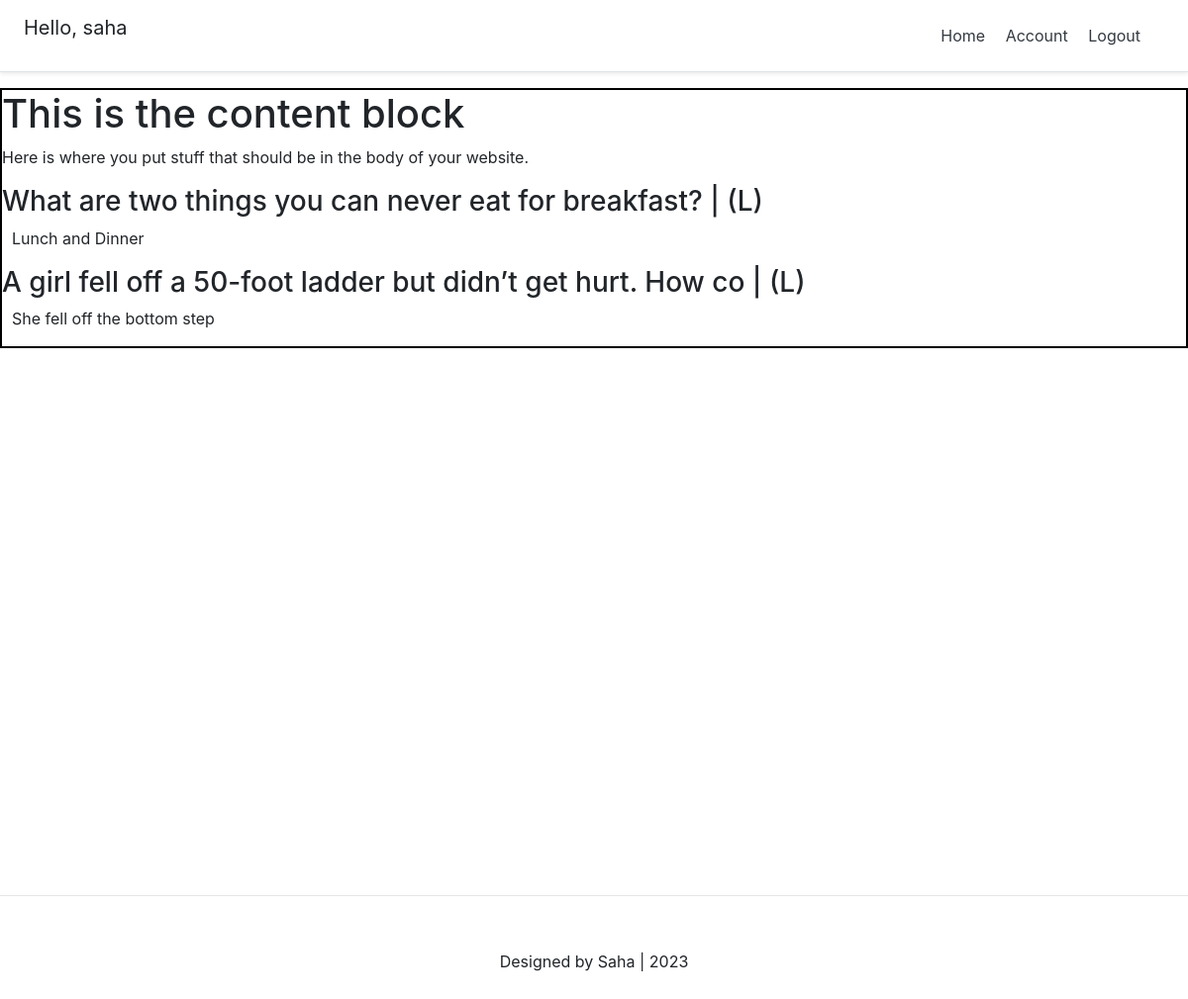
/question/ (signed in), run on the app's committed database.
### account/models.py (models this page shows, shortened)
class Account(AbstractBaseUser):
    email                   = models.EmailField(verbose_name="email", max_length=60, unique=True)
    username                = models.CharField(max_length=30, unique=True)
    date_joined             = models.DateTimeField(verbose_name='date joined', auto_now_add=True)
    last_login              = models.DateTimeField(verbose_name='last login', auto_now=True)
    is_admin                = models.BooleanField(default=False)
    is_active               = models.BooleanField(default=True)
    is_staff                = models.BooleanField(default=False)
    is_superuser            = models.BooleanField(default=False)
    objects = MyAccountManager()
    USERNAME_FIELD = 'email'
    REQUIRED_FIELDS = ['username',]

### question/models.py (models this page shows, shortened)
class Question(models.Model):
    title                   = models.CharField(max_length=60)
    question                = models.TextField(max_length=400)
    priority                = models.CharField(max_length=1, choices=PRIORITY)
    class Meta:
        verbose_name = "The Question"
        verbose_name_plural = "Peoples Questions"

### question/views.py (the view)
# urls.py: path('question/', question_view),
def question_view(request):
    context = {}
    questions = Question.objects.all()
    context['questions'] = questions
    return render(request, "question/home.html", context)

### question/templates/question/home.html
{% extends 'base.html' %}
{% block content %}
<div style="border: 2px solid #000;">
    <h1>This is the content block</h1>
    <p>Here is where you put stuff that should be in the body of your website.</p>
    {% for question in questions %}
        {% include 'question/snippest/body_snippest.html' with value=question %}
    {% endfor %}
</div>
{% endblock content %}

### templates/snippest/header.html (shortened to what this page needs)
<link rel="stylesheet" href="https://cdn.jsdelivr.net/npm/bootstrap@4.3.1/dist/css/bootstrap.min.css">
<div class="d-flex flex-column flex-md-row align-items-center p-3 px-md-4 mb-3 bg-white border-bottom shadow-sm">
    <h5 class="my-0 mr-md-auto font-weight-normal">
        {% if request.user.is_authenticated %}
            <p>Hello, {{request.user.username}} </p>
        {% endif %}
    </h5>
    <nav class="my-2 my-md-0 mr-md-3">
      {% if request.user.is_authenticated %}
        <a class="p-2 text-dark" href="{% url 'home' %}">Home</a>
        <a class="p-2 text-dark" href="{% url 'account' %}">Account</a>
        <a class="p-2 text-dark" href="{% url 'logout' %}">Logout</a>
      {% else %}
        <a class="p-2 text-dark" href="{% url 'home' %}">Home</a>
        <a class="p-2 text-dark" href="{% url 'register' %}">Register</a>
        <a class="btn btn-outline-primary" href="{% url 'login' %}">Login</a>
      {% endif %}
    </nav>
  </div>

### question/templates/question/snippest/body_snippest.html
<h3>{{value.title}} | ({{value.priority}})</h3>
<p style="margin-left: 10px;">{{value.question}}</p>

### templates/snippest/header.html (style rules this page uses)
@media (min-width: 768px) { html { font-size: 16px; } }

### data on the page
Account: user.username "saha"
Question: title "What are two things you can never eat for breakfast?", priority "L", question "Lunch and Dinner"
Question: title "A girl fell off a 50-foot ladder but didn’t get hurt. How co", priority "L", question "She fell off the bottom step"
